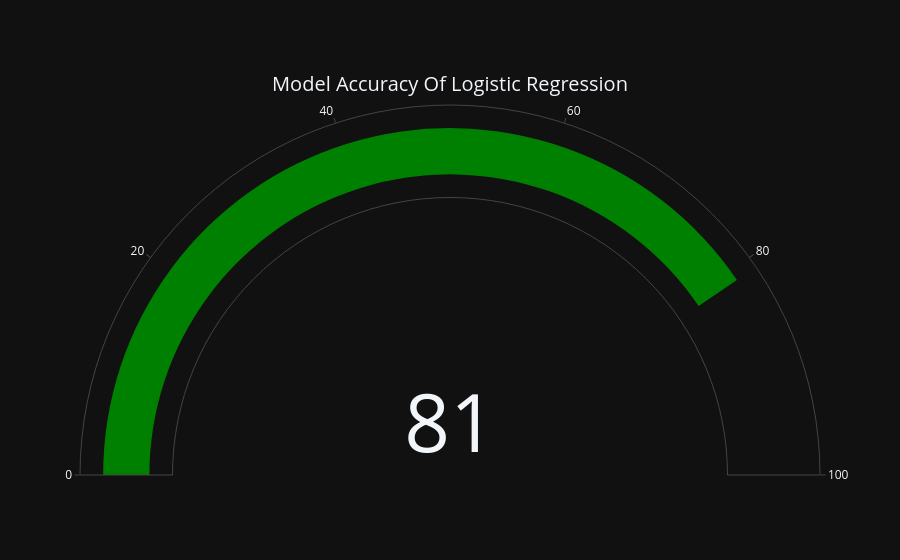

The cell this chart's notebook holds for it:
### Code cell
import plotly.graph_objects as go

accuracy = 0.81

fig = go.Figure(go.Indicator(
    mode = "gauge+number",
    value = accuracy * 100,
    title = {'text': "Model Accuracy Of Logistic Regression"},
    gauge = {
        'axis': {'range': [0, 100]}
    }
))
fig.update_layout(template = 'plotly_dark')
fig.show()

### Figure 1 — Plotly figure (JSON) as saved in the notebook; plotly's stock layout.template omitted (floating-point values rounded to 4 significant figures)
{"data": [{"gauge": {"axis": {"range": [0, 100]}}, "mode": "gauge+number", "title": {"text": "Model Accuracy Of Logistic Regression"}, "type": "indicator", "value": 81}], "layout": {}}
